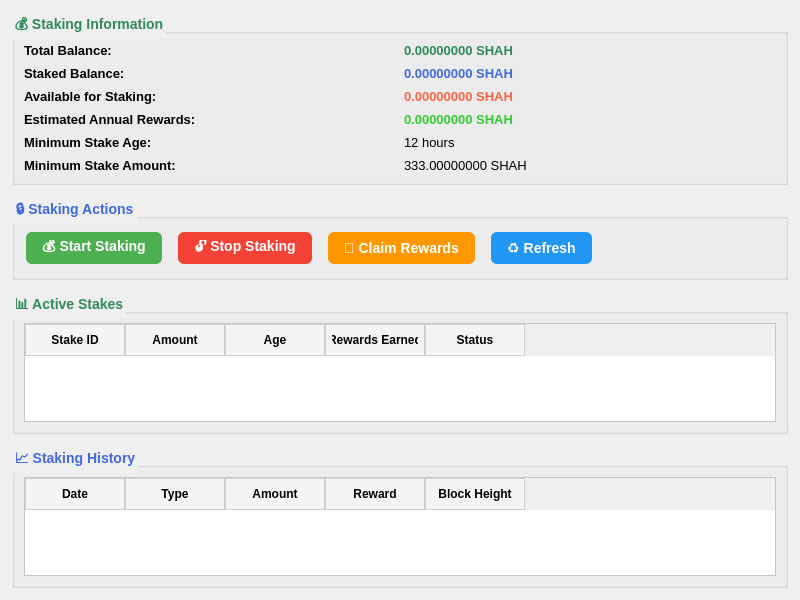
<?xml version="1.0" encoding="UTF-8"?>
<ui version="4.0">
 <class>StakingPage</class>
 <widget class="QWidget" name="StakingPage">
  <property name="geometry">
   <rect>
    <x>0</x>
    <y>0</y>
    <width>800</width>
    <height>600</height>
   </rect>
  </property>
  <property name="windowTitle">
   <string>Staking - Shahcoin Core</string>
  </property>
  <layout class="QVBoxLayout" name="verticalLayout">
   <property name="spacing">
    <number>12</number>
   </property>
   <property name="leftMargin">
    <number>12</number>
   </property>
   <property name="topMargin">
    <number>12</number>
   </property>
   <property name="rightMargin">
    <number>12</number>
   </property>
   <property name="bottomMargin">
    <number>12</number>
   </property>
   <item>
    <widget class="QGroupBox" name="groupBox_StakingInfo">
     <property name="title">
      <string>💰 Staking Information</string>
     </property>
     <property name="styleSheet">
      <string>QGroupBox {
    font-weight: bold;
    font-size: 14px;
    color: #2E8B57;
}</string>
     </property>
     <layout class="QGridLayout" name="gridLayout">
      <property name="spacing">
       <number>8</number>
      </property>
      <item row="0" column="0">
       <widget class="QLabel" name="label_TotalBalance">
        <property name="text">
         <string>Total Balance:</string>
        </property>
        <property name="styleSheet">
         <string>font-weight: bold; font-size: 13px;</string>
        </property>
       </widget>
      </item>
      <item row="0" column="1">
       <widget class="QLabel" name="label_TotalBalanceValue">
        <property name="text">
         <string>0.00000000 SHAH</string>
        </property>
        <property name="styleSheet">
         <string>font-weight: bold; color: #2E8B57; font-size: 13px;</string>
        </property>
       </widget>
      </item>
      <item row="1" column="0">
       <widget class="QLabel" name="label_StakedBalance">
        <property name="text">
         <string>Staked Balance:</string>
        </property>
        <property name="styleSheet">
         <string>font-weight: bold; font-size: 13px;</string>
        </property>
       </widget>
      </item>
      <item row="1" column="1">
       <widget class="QLabel" name="label_StakedBalanceValue">
        <property name="text">
         <string>0.00000000 SHAH</string>
        </property>
        <property name="styleSheet">
         <string>font-weight: bold; color: #4169E1; font-size: 13px;</string>
        </property>
       </widget>
      </item>
      <item row="2" column="0">
       <widget class="QLabel" name="label_StakeableBalance">
        <property name="text">
         <string>Available for Staking:</string>
        </property>
        <property name="styleSheet">
         <string>font-weight: bold; font-size: 13px;</string>
        </property>
       </widget>
      </item>
      <item row="2" column="1">
       <widget class="QLabel" name="label_StakeableBalanceValue">
        <property name="text">
         <string>0.00000000 SHAH</string>
        </property>
        <property name="styleSheet">
         <string>font-weight: bold; color: #FF6347; font-size: 13px;</string>
        </property>
       </widget>
      </item>
      <item row="3" column="0">
       <widget class="QLabel" name="label_EstimatedRewards">
        <property name="text">
         <string>Estimated Annual Rewards:</string>
        </property>
        <property name="styleSheet">
         <string>font-weight: bold; font-size: 13px;</string>
        </property>
       </widget>
      </item>
      <item row="3" column="1">
       <widget class="QLabel" name="label_EstimatedRewardsValue">
        <property name="text">
         <string>0.00000000 SHAH</string>
        </property>
        <property name="styleSheet">
         <string>font-weight: bold; color: #32CD32; font-size: 13px;</string>
        </property>
       </widget>
      </item>
      <item row="4" column="0">
       <widget class="QLabel" name="label_StakeAge">
        <property name="text">
         <string>Minimum Stake Age:</string>
        </property>
        <property name="styleSheet">
         <string>font-weight: bold; font-size: 13px;</string>
        </property>
       </widget>
      </item>
      <item row="4" column="1">
       <widget class="QLabel" name="label_StakeAgeValue">
        <property name="text">
         <string>12 hours</string>
        </property>
        <property name="styleSheet">
         <string>font-size: 13px;</string>
        </property>
       </widget>
      </item>
      <item row="5" column="0">
       <widget class="QLabel" name="label_MinStake">
        <property name="text">
         <string>Minimum Stake Amount:</string>
        </property>
        <property name="styleSheet">
         <string>font-weight: bold; font-size: 13px;</string>
        </property>
       </widget>
      </item>
      <item row="5" column="1">
       <widget class="QLabel" name="label_MinStakeValue">
        <property name="text">
         <string>333.00000000 SHAH</string>
        </property>
        <property name="styleSheet">
         <string>font-size: 13px;</string>
        </property>
       </widget>
      </item>
     </layout>
    </widget>
   </item>
   <item>
    <widget class="QGroupBox" name="groupBox_StakingActions">
     <property name="title">
      <string>🔒 Staking Actions</string>
     </property>
     <property name="styleSheet">
      <string>QGroupBox {
    font-weight: bold;
    font-size: 14px;
    color: #4169E1;
}</string>
     </property>
     <layout class="QHBoxLayout" name="horizontalLayout">
      <property name="spacing">
       <number>12</number>
      </property>
      <item>
       <widget class="QPushButton" name="pushButton_Stake">
        <property name="minimumSize">
         <size>
          <width>120</width>
          <height>40</height>
         </size>
        </property>
        <property name="text">
         <string>💰 Start Staking</string>
        </property>
        <property name="toolTip">
         <string>Start staking with your available balance (minimum 333 SHAH required)</string>
        </property>
        <property name="styleSheet">
         <string>QPushButton {
    background-color: #4CAF50;
    border: none;
    color: white;
    padding: 8px 16px;
    text-align: center;
    font-size: 14px;
    margin: 4px 2px;
    border-radius: 6px;
    font-weight: bold;
}
QPushButton:hover {
    background-color: #45a049;
    transform: translateY(-1px);
    box-shadow: 0 2px 4px rgba(0,0,0,0.2);
}
QPushButton:pressed {
    background-color: #3d8b40;
    transform: translateY(0px);
}
QPushButton:disabled {
    background-color: #cccccc;
    color: #666666;
    transform: none;
    box-shadow: none;
}</string>
        </property>
       </widget>
      </item>
      <item>
       <widget class="QPushButton" name="pushButton_StopStaking">
        <property name="minimumSize">
         <size>
          <width>120</width>
          <height>40</height>
         </size>
        </property>
        <property name="text">
         <string>🔓 Stop Staking</string>
        </property>
        <property name="toolTip">
         <string>Stop staking and unlock your staked coins</string>
        </property>
        <property name="styleSheet">
         <string>QPushButton {
    background-color: #f44336;
    border: none;
    color: white;
    padding: 8px 16px;
    text-align: center;
    font-size: 14px;
    margin: 4px 2px;
    border-radius: 6px;
    font-weight: bold;
}
QPushButton:hover {
    background-color: #da190b;
    transform: translateY(-1px);
    box-shadow: 0 2px 4px rgba(0,0,0,0.2);
}
QPushButton:pressed {
    background-color: #b71c1c;
    transform: translateY(0px);
}
QPushButton:disabled {
    background-color: #cccccc;
    color: #666666;
    transform: none;
    box-shadow: none;
}</string>
        </property>
       </widget>
      </item>
      <item>
       <widget class="QPushButton" name="pushButton_ClaimRewards">
        <property name="minimumSize">
         <size>
          <width>120</width>
          <height>40</height>
         </size>
        </property>
        <property name="text">
         <string>🎁 Claim Rewards</string>
        </property>
        <property name="toolTip">
         <string>Claim your staking rewards</string>
        </property>
        <property name="styleSheet">
         <string>QPushButton {
    background-color: #FF9800;
    border: none;
    color: white;
    padding: 8px 16px;
    text-align: center;
    font-size: 14px;
    margin: 4px 2px;
    border-radius: 6px;
    font-weight: bold;
}
QPushButton:hover {
    background-color: #F57C00;
    transform: translateY(-1px);
    box-shadow: 0 2px 4px rgba(0,0,0,0.2);
}
QPushButton:pressed {
    background-color: #E65100;
    transform: translateY(0px);
}
QPushButton:disabled {
    background-color: #cccccc;
    color: #666666;
    transform: none;
    box-shadow: none;
}</string>
        </property>
       </widget>
      </item>
      <item>
       <widget class="QPushButton" name="pushButton_Refresh">
        <property name="minimumSize">
         <size>
          <width>100</width>
          <height>40</height>
         </size>
        </property>
        <property name="text">
         <string>♻️ Refresh</string>
        </property>
        <property name="toolTip">
         <string>Refresh staking information</string>
        </property>
        <property name="styleSheet">
         <string>QPushButton {
    background-color: #2196F3;
    border: none;
    color: white;
    padding: 8px 16px;
    text-align: center;
    font-size: 14px;
    margin: 4px 2px;
    border-radius: 6px;
    font-weight: bold;
}
QPushButton:hover {
    background-color: #0b7dda;
    transform: translateY(-1px);
    box-shadow: 0 2px 4px rgba(0,0,0,0.2);
}
QPushButton:pressed {
    background-color: #0d47a1;
    transform: translateY(0px);
}
QPushButton:disabled {
    background-color: #cccccc;
    color: #666666;
    transform: none;
    box-shadow: none;
}</string>
        </property>
       </widget>
      </item>
      <item>
       <spacer name="horizontalSpacer">
        <property name="orientation">
         <enum>Qt::Horizontal</enum>
        </property>
        <property name="sizeHint" stdset="0">
         <size>
          <width>40</width>
          <height>20</height>
         </size>
        </property>
       </spacer>
      </item>
     </layout>
    </widget>
   </item>
   <item>
    <widget class="QGroupBox" name="groupBox_ActiveStakes">
     <property name="title">
      <string>📊 Active Stakes</string>
     </property>
     <property name="styleSheet">
      <string>QGroupBox {
    font-weight: bold;
    font-size: 14px;
    color: #2E8B57;
}</string>
     </property>
     <layout class="QVBoxLayout" name="verticalLayout_2">
      <property name="spacing">
       <number>8</number>
      </property>
      <item>
       <widget class="QTableWidget" name="tableWidget_ActiveStakes">
        <property name="alternatingRowColors">
         <bool>true</bool>
        </property>
        <property name="selectionBehavior">
         <enum>QAbstractItemView::SelectRows</enum>
        </property>
        <property name="sortingEnabled">
         <bool>true</bool>
        </property>
        <property name="styleSheet">
         <string>QTableWidget {
    gridline-color: #d0d0d0;
    background-color: white;
    alternate-background-color: #f8f8f8;
}
QTableWidget::item {
    padding: 4px;
    border-bottom: 1px solid #e0e0e0;
}
QTableWidget::item:selected {
    background-color: #e3f2fd;
    color: black;
}
QHeaderView::section {
    background-color: #f5f5f5;
    padding: 6px;
    border: 1px solid #d0d0d0;
    font-weight: bold;
}</string>
        </property>
        <column>
         <property name="text">
          <string>Stake ID</string>
         </property>
        </column>
        <column>
         <property name="text">
          <string>Amount</string>
         </property>
        </column>
        <column>
         <property name="text">
          <string>Age</string>
         </property>
        </column>
        <column>
         <property name="text">
          <string>Rewards Earned</string>
         </property>
        </column>
        <column>
         <property name="text">
          <string>Status</string>
         </property>
        </column>
       </widget>
      </item>
     </layout>
    </widget>
   </item>
   <item>
    <widget class="QGroupBox" name="groupBox_StakingHistory">
     <property name="title">
      <string>📈 Staking History</string>
     </property>
     <property name="styleSheet">
      <string>QGroupBox {
    font-weight: bold;
    font-size: 14px;
    color: #4169E1;
}</string>
     </property>
     <layout class="QVBoxLayout" name="verticalLayout_3">
      <property name="spacing">
       <number>8</number>
      </property>
      <item>
       <widget class="QTableWidget" name="tableWidget_StakingHistory">
        <property name="alternatingRowColors">
         <bool>true</bool>
        </property>
        <property name="selectionBehavior">
         <enum>QAbstractItemView::SelectRows</enum>
        </property>
        <property name="sortingEnabled">
         <bool>true</bool>
        </property>
        <property name="styleSheet">
         <string>QTableWidget {
    gridline-color: #d0d0d0;
    background-color: white;
    alternate-background-color: #f8f8f8;
}
QTableWidget::item {
    padding: 4px;
    border-bottom: 1px solid #e0e0e0;
}
QTableWidget::item:selected {
    background-color: #e3f2fd;
    color: black;
}
QHeaderView::section {
    background-color: #f5f5f5;
    padding: 6px;
    border: 1px solid #d0d0d0;
    font-weight: bold;
}</string>
        </property>
        <column>
         <property name="text">
          <string>Date</string>
         </property>
        </column>
        <column>
         <property name="text">
          <string>Type</string>
         </property>
        </column>
        <column>
         <property name="text">
          <string>Amount</string>
         </property>
        </column>
        <column>
         <property name="text">
          <string>Reward</string>
         </property>
        </column>
        <column>
         <property name="text">
          <string>Block Height</string>
         </property>
        </column>
       </widget>
      </item>
     </layout>
    </widget>
   </item>
  </layout>
 </widget>
 <resources/>
 <connections/>
</ui>
